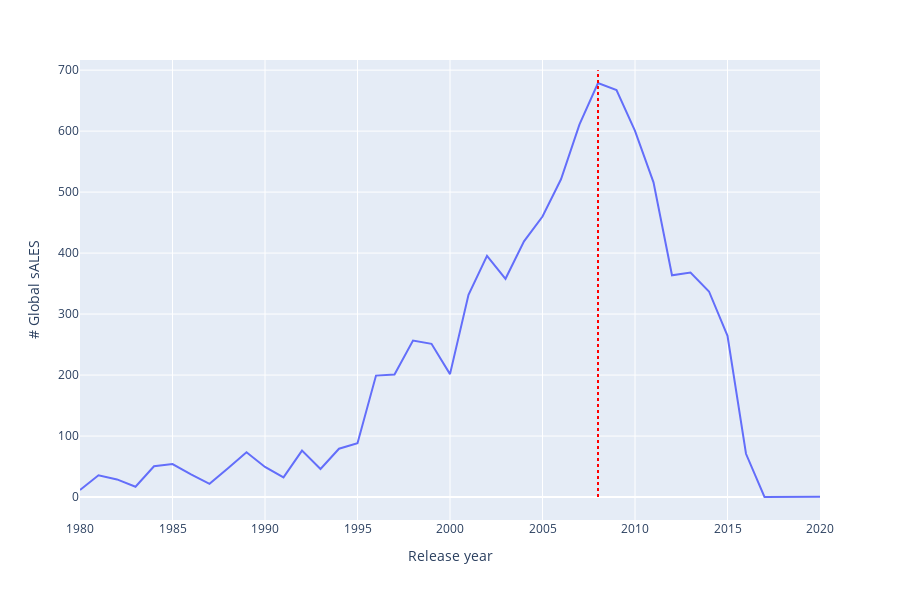

The code cell stored with this chart in its notebook:
### Code cell
gd_sales= vg_data.groupby(['Year']).sum()
gd_sales.reset_index(inplace=True)

# pLOTTIG THE GLOBAL TREND
fig=px.line(gd_sales, x='Year', y='Global_Sales')
fig.add_shape(dict(type='line',x0=2008, y0=0, x1=2008, y1=700, line=dict(color='red', width=2,dash='dot')))
fig.update_layout(height=600)
fig.update_xaxes(title_text='Release year')
fig.update_yaxes(title_text='# Global sALES')

### Figure 1 — Plotly figure (JSON) as saved in the notebook; plotly's stock layout.template omitted (floating-point values rounded to 4 significant figures)
{"data": [{"hovertemplate": "Year=%{x}<br>Global_Sales=%{y}<extra></extra>", "legendgroup": "", "line": {"color": "#636efa", "dash": "solid"}, "marker": {"symbol": "circle"}, "mode": "lines", "name": "", "orientation": "v", "showlegend": false, "type": "scatter", "x": [1980, 1981, 1982, 1983, 1984, 1985, 1986, 1987, 1988, 1989, 1990, 1991, 1992, 1993, 1994, 1995, 1996, 1997, 1998, 1999, 2000, 2001, 2002, 2003, 2004, 2005, 2006, 2007, 2008, 2009, 2010, 2011, 2012, 2013, 2014, 2015, 2016, 2017, 2020], "xaxis": "x", "y": [11.38, 35.77, 28.86, 16.79, 50.36, 53.94, 37.07, 21.74, 47.22, 73.45, 49.39, 32.23, 76.16, 45.98, 79.17, 88.11, 199.2, 201.0, 256.5, 251.3, 201.6, 331.5, 395.5, 357.9, 419.3, 459.9, 521.0, 611.1, 678.9, 667.3, 600.5, 516.0, 363.5, 368.1, 337.1, 264.4, 70.93, 0.05, 0.29], "yaxis": "y"}], "layout": {"height": 600, "legend": {"tracegroupgap": 0}, "margin": {"t": 60}, "shapes": [{"line": {"color": "red", "dash": "dot", "width": 2}, "type": "line", "x0": 2008, "x1": 2008, "y0": 0, "y1": 700}], "xaxis": {"anchor": "y", "domain": [0, 1], "title": {"text": "Release year"}}, "yaxis": {"anchor": "x", "domain": [0, 1], "title": {"text": "# Global sALES"}}}}
